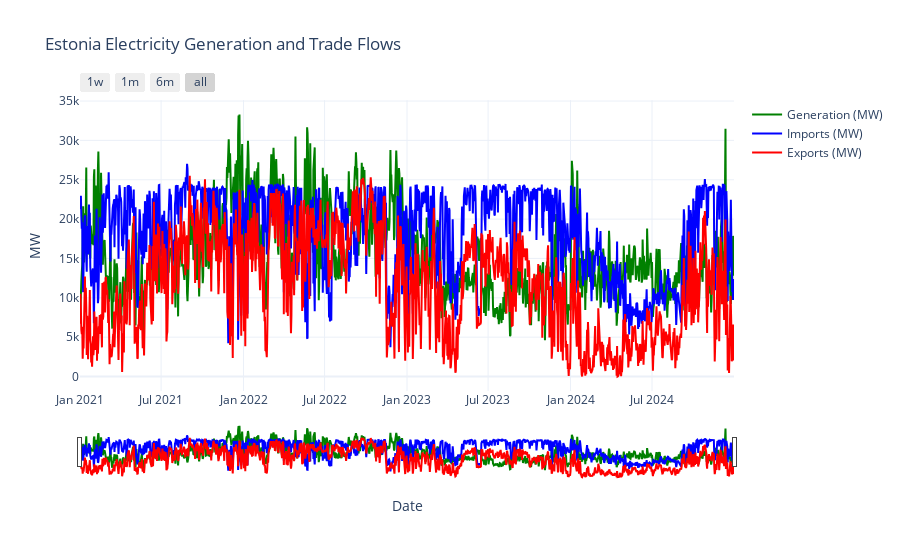

The code cell stored with this chart in its notebook:
### Code cell
import plotly.graph_objs as go
import plotly.express as px

estonia_df = combined_df[combined_df['Area'] == 'Estonia']
# Make sure MTU is datetime
estonia_df['MTU'] = pd.to_datetime(estonia_df['MTU'])

# Create interactive plot
fig = go.Figure()

# Add Generation trace
fig.add_trace(go.Scatter(
    x=estonia_df['MTU'],
    y=estonia_df['Total_Generation_MW'],
    mode='lines',
    name='Generation (MW)',
    line=dict(color='green')
))

# Add Imports trace
fig.add_trace(go.Scatter(
    x=estonia_df['MTU'],
    y=estonia_df['Total_Imports_MW'],
    mode='lines',
    name='Imports (MW)',
    line=dict(color='blue')
))

# Add Exports trace
fig.add_trace(go.Scatter(
    x=estonia_df['MTU'],
    y=estonia_df['Total_Exports_MW'],
    mode='lines',
    name='Exports (MW)',
    line=dict(color='red')
))

# Layout with slider
fig.update_layout(
    title='Estonia Electricity Generation and Trade Flows',
    xaxis=dict(
        title='Date',
        rangeselector=dict(
            buttons=list([
                dict(count=7, label='1w', step='day', stepmode='backward'),
                dict(count=1, label='1m', step='month', stepmode='backward'),
                dict(count=6, label='6m', step='month', stepmode='backward'),
                dict(step='all')
            ])
        ),
        rangeslider=dict(visible=True),
        type='date'
    ),
    yaxis=dict(title='MW'),
    template='plotly_white'
)

fig.show()

### Figure 1 — Plotly figure (JSON) as saved in the notebook; plotly's stock layout.template omitted (floating-point values rounded to 4 significant figures; data arrays with more than 128 entries replaced by an {"elided": "..."} marker saying what was removed)
{"data": [{"line": {"color": "green"}, "mode": "lines", "name": "Generation (MW)", "type": "scatter", "x": {"elided": "1461 str values"}, "y": {"elided": "1461 float values"}}, {"line": {"color": "blue"}, "mode": "lines", "name": "Imports (MW)", "type": "scatter", "x": {"elided": "1461 str values"}, "y": {"elided": "1461 float values"}}, {"line": {"color": "red"}, "mode": "lines", "name": "Exports (MW)", "type": "scatter", "x": {"elided": "1461 str values"}, "y": {"elided": "1461 float values"}}], "layout": {"title": {"text": "Estonia Electricity Generation and Trade Flows"}, "xaxis": {"rangeselector": {"buttons": [{"count": 7, "label": "1w", "step": "day", "stepmode": "backward"}, {"count": 1, "label": "1m", "step": "month", "stepmode": "backward"}, {"count": 6, "label": "6m", "step": "month", "stepmode": "backward"}, {"step": "all"}]}, "rangeslider": {"visible": true}, "title": {"text": "Date"}, "type": "date"}, "yaxis": {"title": {"text": "MW"}}}}
